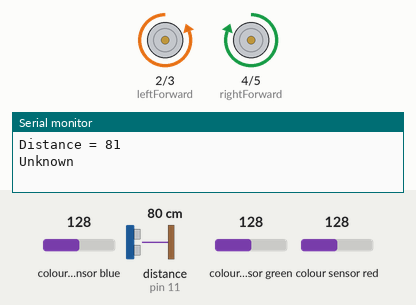
Recording of a sketch running on a simulated Arduino Uno, built with avr-gcc and run on an emulated ATmega328P. Parts: motor-driver pin pairs drawn as motors (green arrow = first pin HIGH = forward, orange = second pin HIGH = backward, longer = more drive), the last lines printed to the serial monitor. Wiring (inferred from the names in the program): ultrasonic range finder: trigger pin 12; echo pin 11; TCS3200 colour sensor: output pin 10; S2 pin 8; S3 pin 9; S0 pin 6; S1 pin 7. The test bench sets the inputs (shaded band); at power-on: colour sensor red 128, distance to the obstacle (sensor on pin 11) 80 cm, colour sensor blue 128, colour sensor green 128. The echo pulse lasts 58.3 µs per cm.

Above: at 1.2 s.
1.3 s: colour sensor red set to 240
3.5 s: colour sensor red set to 247
At 5.0 s:
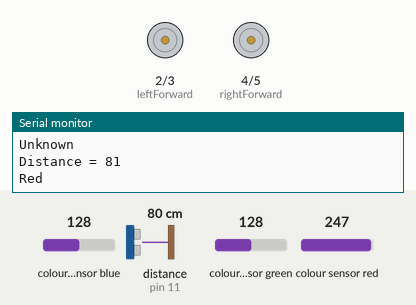
9.8 s: distance to the obstacle (sensor on pin 11) set to 39 cm
13.3 s: distance to the obstacle (sensor on pin 11) set to 33 cm
19.6 s: distance to the obstacle (sensor on pin 11) set to 60 cm
25.9 s: distance to the obstacle (sensor on pin 11) set to 2 cm
At 25.9 s:
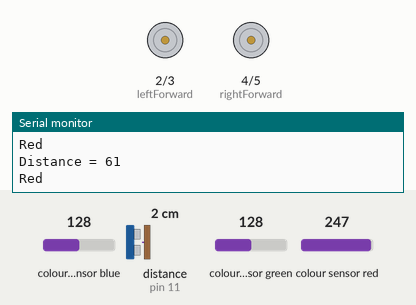
Timing chart, 0 to 33.2 s (numbered marks = the images above; inputs shaded):
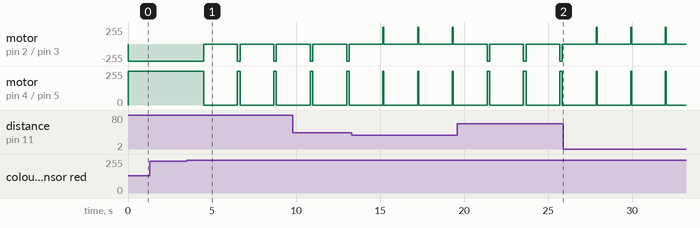

The sketch:

final_code_ew.ino
```cpp
#define s0 6       //Module pins wiring
#define s1 7
#define s2 8
#define s3 9
#define out 10

const int trig = 12;
const int echo = 11;
const int leftForward = 2;
const int leftBackward = 3;
const int rightForward = 4;
const int rightBackward = 5;

int duration = 0;
int distance = 0;

int Red=0, Blue=0, Green=0;  //RGB values

void setup()
{
   pinMode(s0,OUTPUT);    //pin modes
   pinMode(s1,OUTPUT);
   pinMode(s2,OUTPUT);
   pinMode(s3,OUTPUT);
   pinMode(out,INPUT);

   Serial.begin(9600);   //intialize the serial monitor baud rate

  pinMode(trig , OUTPUT);
  pinMode(echo , INPUT);
  pinMode(leftForward , OUTPUT);
  pinMode(leftBackward , OUTPUT);
  pinMode(rightForward , OUTPUT);
  pinMode(rightBackward , OUTPUT);

   digitalWrite(s0,HIGH); //Putting S0/S1 on HIGH/HIGH levels means the output frequency scalling is at 100% (recommended)
   digitalWrite(s1,HIGH); //LOW/LOW is off HIGH/LOW is 20% and LOW/HIGH is  2%

}

void loop(){
  // ultrasonic sensor
  digitalWrite(trig , HIGH);
  delayMicroseconds(1000);
  digitalWrite(trig , LOW);


  duration = pulseIn(echo , HIGH);
  distance = (duration/2) / 28.5 ;
  Serial.print("Distance = ");
  Serial.println(distance);


  if ( distance > 35                                                                                                                                      )
  {
    digitalWrite(leftForward , LOW);
    digitalWrite(leftBackward , HIGH);
    digitalWrite(rightForward , HIGH);
    digitalWrite(rightBackward , LOW);
    delay(100);
  }
  else
  {
    digitalWrite(leftForward , HIGH);
    digitalWrite(leftBackward , LOW);
    digitalWrite(rightForward , HIGH);
    digitalWrite(rightBackward , LOW);
  }

  // colour sensor
  GetColors();                                     //Execute the GetColors function to get the value of each RGB color
                                                   //Depending of the RGB values given by the sensor we can define the color and displays it on the monitor

  if (Red <=15 && Green <=15 && Blue <=15)         //If the values are low it's likely the white color (all the colors are present)
      Serial.println("White");

  else if (Red<Blue && Red<=Green && Red<23) //if Red value is the lowest one and smaller thant 23 it's likely Red
      {
    digitalWrite(leftForward, LOW);
    digitalWrite(leftBackward, LOW);
    digitalWrite(rightForward, LOW);
    digitalWrite(rightBackward, LOW);  //Stops the car
        Serial.println("Red");
      }

  else if (Blue<Green && Blue<Red && Blue<20)   // //Same thing for Green
     {
    digitalWrite(leftForward , HIGH);
    digitalWrite(leftBackward , HIGH);
    digitalWrite(rightForward , HIGH);
    digitalWrite(rightBackward , LOW);
      Serial.println("Green");
     }

  else if (Green<Red && Green-Blue<= 8)           //Blue
        Serial.println("Blue");


  else
     Serial.println("Unknown");                  //if the color is not recognized, you can add as many as you want


  delay(2000);                                   //2s delay you can modify if you want


}


void GetColors()
{
  digitalWrite(s2, LOW);                                           //S2/S3 levels define which set of photodiodes we are using LOW/LOW is for RED LOW/HIGH is for Blue and HIGH/HIGH is for green
  digitalWrite(s3, LOW);
  Red = pulseIn(out, digitalRead(out) == HIGH ? LOW : HIGH);       //here we wait until "out" go LOW, we start measuring the duration and stops when "out" is HIGH again, if you have trouble with this expression check the bottom of the code
  delay(20);
  digitalWrite(s3, HIGH);                                         //Here we select the other color (set of photodiodes) and measure the other colors value using the same techinque
  Blue = pulseIn(out, digitalRead(out) == HIGH ? LOW : HIGH);
  delay(20);
  digitalWrite(s2, HIGH);
  Green = pulseIn(out, digitalRead(out) == HIGH ? LOW : HIGH);
  delay(20);
}
```

Measured:
- the behaviour switches between 242 and 243 on colour sensor red (found by bisection; images 0 and 1)
- after the input at 3.5 s, motor on pin 2 (leftForward) / pin 3 (leftBackward): alternates backward 255/255 for 0.16 s and stopped for 2.0 s, starting after 1.0 s; motor on pin 4 (rightForward) / pin 5 (rightBackward): alternates forward 255/255 for 0.16 s and stopped for 2.0 s, starting after 1.0 s
